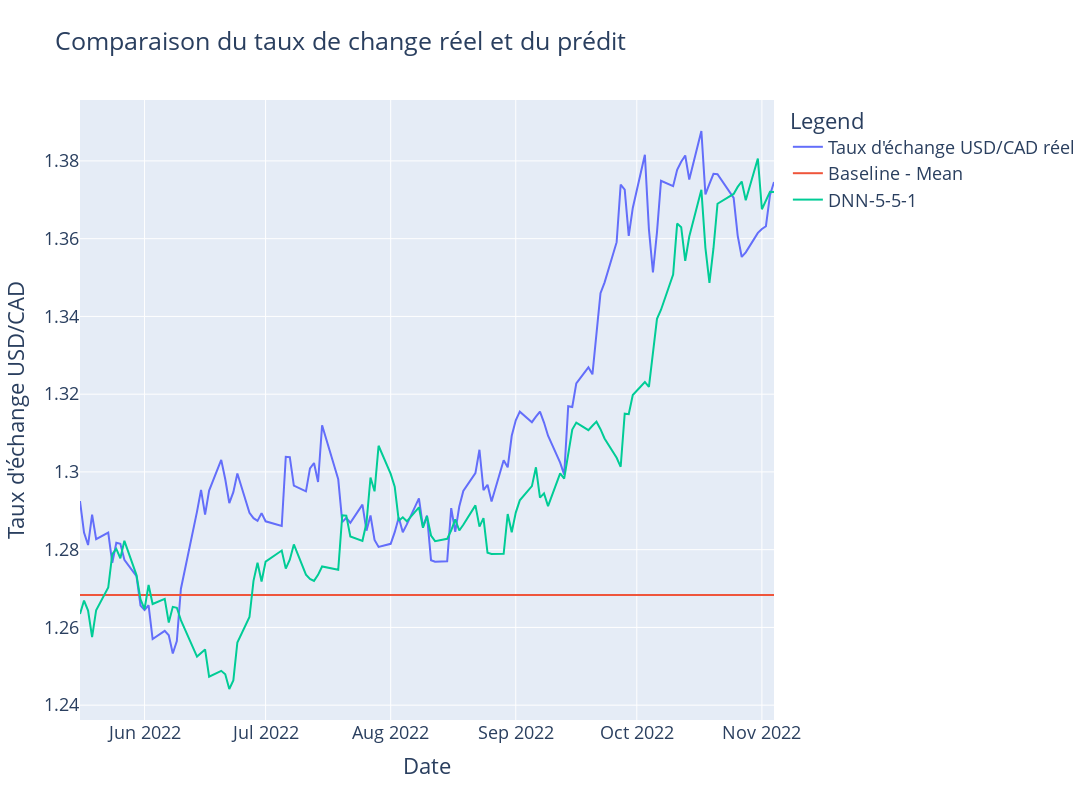

Write notebook code for a chart like this one.
### Code cell
import plotly.graph_objects as go

two_week_dates = pd.to_datetime(test['date'], format="%Y-%m-%d") + datetime.timedelta(weeks=2)

fig = go.Figure()

fig.add_scatter(x=two_week_dates, y=test.y_exp, mode='lines', name="Taux d'échange USD/CAD réel")
fig.add_scatter(x=two_week_dates, y=baseline_y_pred, mode='lines', name="Baseline - Mean")
fig.add_scatter(x=two_week_dates, y=dnn_y_pred, mode='lines', name="DNN-5-5-1")

fig.update_layout(
    title="Comparaison du taux de change réel et du prédit",
    xaxis_title="Date",
    yaxis_title="Taux d'échange USD/CAD",
    legend_title="Legend",
    font=dict(
        size=18,
    ),
    width=1600, height=800,
)

fig.show()
